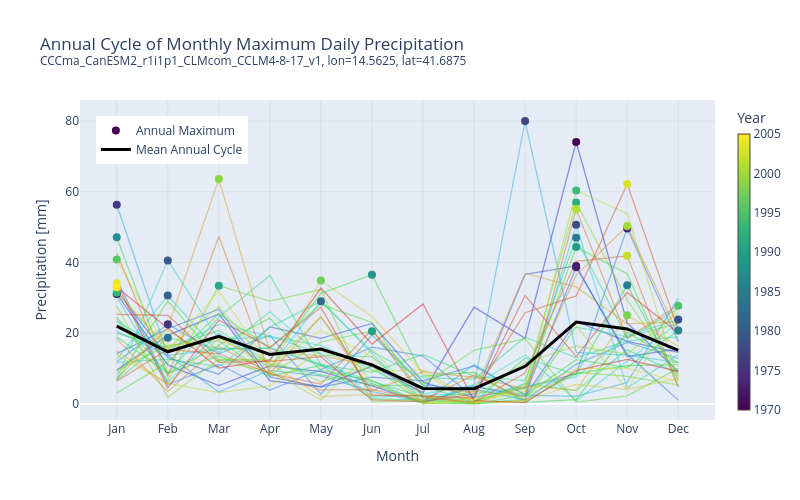

Write notebook code for a chart like this one.
### Code cell
# Annual cycle plot, highlight the annual maximum per year using a colored dot in the same color as the year lines
month_names = ['Jan', 'Feb', 'Mar', 'Apr', 'May', 'Jun', 'Jul', 'Aug', 'Sep', 'Oct', 'Nov', 'Dec']
annual_max_df = point_df.groupby('year').apply(lambda x: x.loc[x['rx1day'].idxmax()], include_groups=False).reset_index()
mean_cycle = point_df.groupby('month')['rx1day'].mean().reset_index()

years = sorted(point_df['year'].unique())
colors = [f'hsl({int(240 - 240 * (y - years[0]) / max(1, years[-1] - years[0]))}, 70%, 50%)' for y in years]
year_color = dict(zip(years, colors))

fig = go.Figure()

for year, color in zip(years, colors):
    year_data = point_df[point_df['year'] == year].sort_values('month')
    fig.add_trace(go.Scatter(
        x=year_data['month'],
        y=year_data['rx1day'],
        mode='lines',
        line=dict(color=color, width=1.25),
        opacity=0.5,
        name=str(year),
        showlegend=False,
        hovertemplate=f'{year}<br>Month: %{{x}}<br>%{{y:.1f}} mm<extra></extra>',
    ))

# Annual maxima dots
fig.add_trace(go.Scatter(
    x=annual_max_df['month'],
    y=annual_max_df['rx1day'],
    mode='markers',
    marker=dict(
        color=annual_max_df['year'],
        colorscale='Viridis',
        size=8,
        showscale=True,
        colorbar=dict(title='Year', thickness=12),
    ),
    name='Annual Maximum',
    hovertemplate='Year: %{marker.color}<br>Month: %{x}<br>%{y:.1f} mm<extra></extra>',
))

# Mean annual cycle
fig.add_trace(go.Scatter(
    x=mean_cycle['month'],
    y=mean_cycle['rx1day'],
    mode='lines',
    line=dict(color='black', width=3),
    name='Mean Annual Cycle',
))

fig.update_layout(
    title=dict(text=f'Annual Cycle of Monthly Maximum Daily Precipitation<br><sup>{point_df["member_id"].unique()[0]}, lon={point_df["lon"].iloc[0]}, lat={point_df["lat"].iloc[0]}</sup>'),
    xaxis=dict(
        title='Month',
        tickmode='array',
        tickvals=list(range(1, 13)),
        ticktext=month_names,
        showgrid=True, gridcolor='lightgrey', gridwidth=0.5,
    ),
    yaxis=dict(title='Precipitation [mm]', showgrid=True, gridcolor='lightgrey', gridwidth=0.5),
    legend=dict(x=0.025, y=0.95, xanchor='left', yanchor='top'),
    width=800,
    height=500,
)

fig.show()

### Figure 1 — Plotly figure (JSON) as saved in the notebook; plotly's stock layout.template omitted (floating-point values rounded to 4 significant figures)
{"data": [{"hovertemplate": "1970<br>Month: %{x}<br>%{y:.1f} mm<extra></extra>", "line": {"color": "hsl(240, 70%, 50%)", "width": 1.25}, "mode": "lines", "name": "1970", "opacity": 0.5, "showlegend": false, "type": "scatter", "x": [1, 2, 3, 4, 5, 6, 7, 8, 9, 10, 11, 12], "y": [9.63, 19.39, 25.47, 6.524, 4.944, 10.71, 3.204, 27.37, 18.56, 74.06, 22.94, 9.197]}, {"hovertemplate": "1971<br>Month: %{x}<br>%{y:.1f} mm<extra></extra>", "line": {"color": "hsl(233, 70%, 50%)", "width": 1.25}, "mode": "lines", "name": "1971", "opacity": 0.5, "showlegend": false, "type": "scatter", "x": [1, 2, 3, 4, 5, 6, 7, 8, 9, 10, 11, 12], "y": [31.1, 11.06, 5.224, 10.79, 9.171, 5.133, 0.2305, 5.006, 2.182, 23.33, 17.7, 14.6]}, {"hovertemplate": "1972<br>Month: %{x}<br>%{y:.1f} mm<extra></extra>", "line": {"color": "hsl(226, 70%, 50%)", "width": 1.25}, "mode": "lines", "name": "1972", "opacity": 0.5, "showlegend": false, "type": "scatter", "x": [1, 2, 3, 4, 5, 6, 7, 8, 9, 10, 11, 12], "y": [32.03, 13.14, 8.373, 21.8, 18.57, 22.76, 6.159, 1.777, 36.67, 39.02, 13.43, 15.49]}, {"hovertemplate": "1973<br>Month: %{x}<br>%{y:.1f} mm<extra></extra>", "line": {"color": "hsl(219, 70%, 50%)", "width": 1.25}, "mode": "lines", "name": "1973", "opacity": 0.5, "showlegend": false, "type": "scatter", "x": [1, 2, 3, 4, 5, 6, 7, 8, 9, 10, 11, 12], "y": [14.24, 21.29, 26.78, 7.666, 4.74, 7.58, 6.537, 10.76, 2.638, 38.67, 14.06, 1.095]}, {"hovertemplate": "1974<br>Month: %{x}<br>%{y:.1f} mm<extra></extra>", "line": {"color": "hsl(212, 70%, 50%)", "width": 1.25}, "mode": "lines", "name": "1974", "opacity": 0.5, "showlegend": false, "type": "scatter", "x": [1, 2, 3, 4, 5, 6, 7, 8, 9, 10, 11, 12], "y": [35.24, 5.521, 11.22, 3.943, 9.75, 16.05, 13.57, 1.895, 4.714, 8.575, 49.64, 17.7]}, {"hovertemplate": "1975<br>Month: %{x}<br>%{y:.1f} mm<extra></extra>", "line": {"color": "hsl(205, 70%, 50%)", "width": 1.25}, "mode": "lines", "name": "1975", "opacity": 0.5, "showlegend": false, "type": "scatter", "x": [1, 2, 3, 4, 5, 6, 7, 8, 9, 10, 11, 12], "y": [11.97, 22.55, 14.25, 19.37, 2.792, 19.51, 5.332, 4.281, 1.076, 11.21, 17.42, 12.86]}, {"hovertemplate": "1976<br>Month: %{x}<br>%{y:.1f} mm<extra></extra>", "line": {"color": "hsl(198, 70%, 50%)", "width": 1.25}, "mode": "lines", "name": "1976", "opacity": 0.5, "showlegend": false, "type": "scatter", "x": [1, 2, 3, 4, 5, 6, 7, 8, 9, 10, 11, 12], "y": [56.32, 13.82, 3.392, 9.53, 7.961, 3.475, 0.4775, 11.13, 2.484, 2.145, 6.065, 29.93]}, {"hovertemplate": "1977<br>Month: %{x}<br>%{y:.1f} mm<extra></extra>", "line": {"color": "hsl(192, 70%, 50%)", "width": 1.25}, "mode": "lines", "name": "1977", "opacity": 0.5, "showlegend": false, "type": "scatter", "x": [1, 2, 3, 4, 5, 6, 7, 8, 9, 10, 11, 12], "y": [20.51, 13.75, 15.46, 15.83, 10.9, 5.567, 0.4346, 5.44, 80.0, 14.59, 13.78, 11.71]}, {"hovertemplate": "1978<br>Month: %{x}<br>%{y:.1f} mm<extra></extra>", "line": {"color": "hsl(185, 70%, 50%)", "width": 1.25}, "mode": "lines", "name": "1978", "opacity": 0.5, "showlegend": false, "type": "scatter", "x": [1, 2, 3, 4, 5, 6, 7, 8, 9, 10, 11, 12], "y": [30.27, 6.256, 20.0, 10.17, 29.23, 14.23, 0.09961, 5.007, 2.721, 50.7, 4.508, 13.95]}, {"hovertemplate": "1979<br>Month: %{x}<br>%{y:.1f} mm<extra></extra>", "line": {"color": "hsl(178, 70%, 50%)", "width": 1.25}, "mode": "lines", "name": "1979", "opacity": 0.5, "showlegend": false, "type": "scatter", "x": [1, 2, 3, 4, 5, 6, 7, 8, 9, 10, 11, 12], "y": [23.39, 15.29, 22.48, 19.2, 14.31, 1.956, 2.456, 2.943, 4.834, 7.663, 19.35, 23.86]}, {"hovertemplate": "1980<br>Month: %{x}<br>%{y:.1f} mm<extra></extra>", "line": {"color": "hsl(171, 70%, 50%)", "width": 1.25}, "mode": "lines", "name": "1980", "opacity": 0.5, "showlegend": false, "type": "scatter", "x": [1, 2, 3, 4, 5, 6, 7, 8, 9, 10, 11, 12], "y": [7.221, 40.59, 18.26, 19.04, 16.58, 9.773, 2.898, 5.307, 13.84, 0.9629, 12.18, 22.93]}, {"hovertemplate": "1981<br>Month: %{x}<br>%{y:.1f} mm<extra></extra>", "line": {"color": "hsl(164, 70%, 50%)", "width": 1.25}, "mode": "lines", "name": "1981", "opacity": 0.5, "showlegend": false, "type": "scatter", "x": [1, 2, 3, 4, 5, 6, 7, 8, 9, 10, 11, 12], "y": [12.59, 30.67, 14.59, 26.05, 13.82, 13.31, 1.437, 0.08105, 1.387, 21.71, 19.08, 22.72]}, {"hovertemplate": "1982<br>Month: %{x}<br>%{y:.1f} mm<extra></extra>", "line": {"color": "hsl(157, 70%, 50%)", "width": 1.25}, "mode": "lines", "name": "1982", "opacity": 0.5, "showlegend": false, "type": "scatter", "x": [1, 2, 3, 4, 5, 6, 7, 8, 9, 10, 11, 12], "y": [11.78, 12.7, 10.57, 21.74, 29.06, 14.77, 7.369, 7.043, 18.88, 13.04, 17.83, 18.96]}, {"hovertemplate": "1983<br>Month: %{x}<br>%{y:.1f} mm<extra></extra>", "line": {"color": "hsl(150, 70%, 50%)", "width": 1.25}, "mode": "lines", "name": "1983", "opacity": 0.5, "showlegend": false, "type": "scatter", "x": [1, 2, 3, 4, 5, 6, 7, 8, 9, 10, 11, 12], "y": [6.577, 18.75, 15.63, 15.76, 11.29, 6.403, 2.014, 0.624, 5.814, 3.771, 15.32, 8.582]}, {"hovertemplate": "1984<br>Month: %{x}<br>%{y:.1f} mm<extra></extra>", "line": {"color": "hsl(144, 70%, 50%)", "width": 1.25}, "mode": "lines", "name": "1984", "opacity": 0.5, "showlegend": false, "type": "scatter", "x": [1, 2, 3, 4, 5, 6, 7, 8, 9, 10, 11, 12], "y": [24.51, 8.768, 24.56, 36.35, 11.01, 8.921, 14.01, 7.832, 6.59, 46.99, 18.47, 27.0]}, {"hovertemplate": "1985<br>Month: %{x}<br>%{y:.1f} mm<extra></extra>", "line": {"color": "hsl(137, 70%, 50%)", "width": 1.25}, "mode": "lines", "name": "1985", "opacity": 0.5, "showlegend": false, "type": "scatter", "x": [1, 2, 3, 4, 5, 6, 7, 8, 9, 10, 11, 12], "y": [19.96, 16.02, 20.82, 11.4, 8.229, 5.349, 5.09, 0.4932, 13.01, 8.269, 33.59, 6.776]}, {"hovertemplate": "1986<br>Month: %{x}<br>%{y:.1f} mm<extra></extra>", "line": {"color": "hsl(130, 70%, 50%)", "width": 1.25}, "mode": "lines", "name": "1986", "opacity": 0.5, "showlegend": false, "type": "scatter", "x": [1, 2, 3, 4, 5, 6, 7, 8, 9, 10, 11, 12], "y": [18.94, 8.692, 13.59, 7.897, 10.93, 1.44, 1.108, 0.1182, 2.396, 12.52, 10.37, 20.8]}, {"hovertemplate": "1987<br>Month: %{x}<br>%{y:.1f} mm<extra></extra>", "line": {"color": "hsl(123, 70%, 50%)", "width": 1.25}, "mode": "lines", "name": "1987", "opacity": 0.5, "showlegend": false, "type": "scatter", "x": [1, 2, 3, 4, 5, 6, 7, 8, 9, 10, 11, 12], "y": [47.11, 8.614, 16.68, 24.23, 9.501, 6.619, 0.2119, 0.03906, 1.01, 8.58, 10.85, 11.11]}, {"hovertemplate": "1988<br>Month: %{x}<br>%{y:.1f} mm<extra></extra>", "line": {"color": "hsl(116, 70%, 50%)", "width": 1.25}, "mode": "lines", "name": "1988", "opacity": 0.5, "showlegend": false, "type": "scatter", "x": [1, 2, 3, 4, 5, 6, 7, 8, 9, 10, 11, 12], "y": [6.688, 29.11, 12.34, 12.5, 31.24, 36.55, 7.864, 8.972, 0.4404, 1.244, 20.31, 11.62]}, {"hovertemplate": "1989<br>Month: %{x}<br>%{y:.1f} mm<extra></extra>", "line": {"color": "hsl(109, 70%, 50%)", "width": 1.25}, "mode": "lines", "name": "1989", "opacity": 0.5, "showlegend": false, "type": "scatter", "x": [1, 2, 3, 4, 5, 6, 7, 8, 9, 10, 11, 12], "y": [3.107, 11.83, 25.52, 15.98, 28.11, 23.07, 2.165, 1.018, 4.492, 44.35, 36.83, 4.851]}, {"hovertemplate": "1990<br>Month: %{x}<br>%{y:.1f} mm<extra></extra>", "line": {"color": "hsl(102, 70%, 50%)", "width": 1.25}, "mode": "lines", "name": "1990", "opacity": 0.5, "showlegend": false, "type": "scatter", "x": [1, 2, 3, 4, 5, 6, 7, 8, 9, 10, 11, 12], "y": [9.511, 16.57, 17.81, 8.266, 17.54, 20.6, 5.475, 15.18, 18.47, 0.5293, 2.296, 10.07]}, {"hovertemplate": "1991<br>Month: %{x}<br>%{y:.1f} mm<extra></extra>", "line": {"color": "hsl(96, 70%, 50%)", "width": 1.25}, "mode": "lines", "name": "1991", "opacity": 0.5, "showlegend": false, "type": "scatter", "x": [1, 2, 3, 4, 5, 6, 7, 8, 9, 10, 11, 12], "y": [23.95, 6.629, 33.46, 29.06, 32.36, 0.5889, 0.8623, 3.654, 2.196, 8.916, 7.784, 5.375]}, {"hovertemplate": "1992<br>Month: %{x}<br>%{y:.1f} mm<extra></extra>", "line": {"color": "hsl(89, 70%, 50%)", "width": 1.25}, "mode": "lines", "name": "1992", "opacity": 0.5, "showlegend": false, "type": "scatter", "x": [1, 2, 3, 4, 5, 6, 7, 8, 9, 10, 11, 12], "y": [27.71, 1.921, 12.71, 12.44, 6.357, 10.69, 0.2764, 0.2588, 5.557, 57.0, 29.41, 8.043]}, {"hovertemplate": "1993<br>Month: %{x}<br>%{y:.1f} mm<extra></extra>", "line": {"color": "hsl(82, 70%, 50%)", "width": 1.25}, "mode": "lines", "name": "1993", "opacity": 0.5, "showlegend": false, "type": "scatter", "x": [1, 2, 3, 4, 5, 6, 7, 8, 9, 10, 11, 12], "y": [31.48, 15.59, 27.52, 10.56, 24.68, 5.811, 0.06738, 1.817, 11.77, 16.33, 14.07, 25.92]}, {"hovertemplate": "1994<br>Month: %{x}<br>%{y:.1f} mm<extra></extra>", "line": {"color": "hsl(75, 70%, 50%)", "width": 1.25}, "mode": "lines", "name": "1994", "opacity": 0.5, "showlegend": false, "type": "scatter", "x": [1, 2, 3, 4, 5, 6, 7, 8, 9, 10, 11, 12], "y": [8.736, 20.77, 11.93, 9.306, 1.114, 15.47, 0.5703, 0.667, 3.272, 60.35, 53.88, 6.703]}, {"hovertemplate": "1995<br>Month: %{x}<br>%{y:.1f} mm<extra></extra>", "line": {"color": "hsl(68, 70%, 50%)", "width": 1.25}, "mode": "lines", "name": "1995", "opacity": 0.5, "showlegend": false, "type": "scatter", "x": [1, 2, 3, 4, 5, 6, 7, 8, 9, 10, 11, 12], "y": [13.83, 5.844, 3.244, 5.125, 15.14, 9.196, 9.64, 0.6934, 0.4521, 22.26, 3.96, 27.8]}, {"hovertemplate": "1996<br>Month: %{x}<br>%{y:.1f} mm<extra></extra>", "line": {"color": "hsl(61, 70%, 50%)", "width": 1.25}, "mode": "lines", "name": "1996", "opacity": 0.5, "showlegend": false, "type": "scatter", "x": [1, 2, 3, 4, 5, 6, 7, 8, 9, 10, 11, 12], "y": [40.84, 15.2, 31.89, 10.78, 20.86, 13.42, 0.0, 1.421, 3.71, 9.905, 10.16, 6.429]}, {"hovertemplate": "1997<br>Month: %{x}<br>%{y:.1f} mm<extra></extra>", "line": {"color": "hsl(54, 70%, 50%)", "width": 1.25}, "mode": "lines", "name": "1997", "opacity": 0.5, "showlegend": false, "type": "scatter", "x": [1, 2, 3, 4, 5, 6, 7, 8, 9, 10, 11, 12], "y": [31.62, 16.11, 19.18, 9.813, 34.9, 24.72, 8.759, 0.3584, 0.9922, 5.562, 4.159, 7.236]}, {"hovertemplate": "1998<br>Month: %{x}<br>%{y:.1f} mm<extra></extra>", "line": {"color": "hsl(48, 70%, 50%)", "width": 1.25}, "mode": "lines", "name": "1998", "opacity": 0.5, "showlegend": false, "type": "scatter", "x": [1, 2, 3, 4, 5, 6, 7, 8, 9, 10, 11, 12], "y": [15.0, 5.614, 18.56, 11.46, 2.099, 2.706, 2.414, 0.0791, 5.09, 3.853, 25.08, 16.3]}, {"hovertemplate": "1999<br>Month: %{x}<br>%{y:.1f} mm<extra></extra>", "line": {"color": "hsl(41, 70%, 50%)", "width": 1.25}, "mode": "lines", "name": "1999", "opacity": 0.5, "showlegend": false, "type": "scatter", "x": [1, 2, 3, 4, 5, 6, 7, 8, 9, 10, 11, 12], "y": [7.166, 21.61, 63.59, 14.73, 13.62, 11.07, 4.376, 3.391, 36.89, 33.09, 22.62, 23.2]}, {"hovertemplate": "2000<br>Month: %{x}<br>%{y:.1f} mm<extra></extra>", "line": {"color": "hsl(34, 70%, 50%)", "width": 1.25}, "mode": "lines", "name": "2000", "opacity": 0.5, "showlegend": false, "type": "scatter", "x": [1, 2, 3, 4, 5, 6, 7, 8, 9, 10, 11, 12], "y": [18.43, 3.554, 16.26, 8.714, 24.66, 3.771, 9.152, 7.509, 4.305, 36.43, 50.3, 19.6]}, {"hovertemplate": "2001<br>Month: %{x}<br>%{y:.1f} mm<extra></extra>", "line": {"color": "hsl(27, 70%, 50%)", "width": 1.25}, "mode": "lines", "name": "2001", "opacity": 0.5, "showlegend": false, "type": "scatter", "x": [1, 2, 3, 4, 5, 6, 7, 8, 9, 10, 11, 12], "y": [42.71, 7.764, 47.35, 8.546, 3.964, 4.073, 1.037, 8.216, 1.153, 55.09, 18.66, 27.93]}, {"hovertemplate": "2002<br>Month: %{x}<br>%{y:.1f} mm<extra></extra>", "line": {"color": "hsl(20, 70%, 50%)", "width": 1.25}, "mode": "lines", "name": "2002", "opacity": 0.5, "showlegend": false, "type": "scatter", "x": [1, 2, 3, 4, 5, 6, 7, 8, 9, 10, 11, 12], "y": [6.438, 15.44, 14.2, 8.561, 5.623, 21.12, 1.828, 0.459, 8.764, 40.33, 41.88, 4.845]}, {"hovertemplate": "2003<br>Month: %{x}<br>%{y:.1f} mm<extra></extra>", "line": {"color": "hsl(13, 70%, 50%)", "width": 1.25}, "mode": "lines", "name": "2003", "opacity": 0.5, "showlegend": false, "type": "scatter", "x": [1, 2, 3, 4, 5, 6, 7, 8, 9, 10, 11, 12], "y": [25.35, 25.06, 11.83, 12.05, 13.36, 1.197, 0.6484, 2.843, 25.8, 30.55, 62.2, 20.96]}, {"hovertemplate": "2004<br>Month: %{x}<br>%{y:.1f} mm<extra></extra>", "line": {"color": "hsl(6, 70%, 50%)", "width": 1.25}, "mode": "lines", "name": "2004", "opacity": 0.5, "showlegend": false, "type": "scatter", "x": [1, 2, 3, 4, 5, 6, 7, 8, 9, 10, 11, 12], "y": [34.13, 4.587, 23.74, 15.94, 27.33, 2.455, 2.275, 1.655, 30.66, 13.4, 31.54, 20.13]}, {"hovertemplate": "2005<br>Month: %{x}<br>%{y:.1f} mm<extra></extra>", "line": {"color": "hsl(0, 70%, 50%)", "width": 1.25}, "mode": "lines", "name": "2005", "opacity": 0.5, "showlegend": false, "type": "scatter", "x": [1, 2, 3, 4, 5, 6, 7, 8, 9, 10, 11, 12], "y": [33.03, 21.39, 10.17, 12.43, 32.76, 16.93, 28.27, 0.9902, 0.4062, 9.454, 12.62, 9.211]}, {"hovertemplate": "Year: %{marker.color}<br>Month: %{x}<br>%{y:.1f} mm<extra></extra>", "marker": {"color": [1970, 1971, 1972, 1973, 1974, 1975, 1976, 1977, 1978, 1979, 1980, 1981, 1982, 1983, 1984, 1985, 1986, 1987, 1988, 1989, 1990, 1991, 1992, 1993, 1994, 1995, 1996, 1997, 1998, 1999, 2000, 2001, 2002, 2003, 2004, 2005], "colorbar": {"thickness": 12, "title": {"text": "Year"}}, "colorscale": [[0, "#440154"], [0.1111, "#482878"], [0.2222, "#3e4989"], [0.3333, "#31688e"], [0.4444, "#26828e"], [0.5556, "#1f9e89"], [0.6667, "#35b779"], [0.7778, "#6ece58"], [0.8889, "#b5de2b"], [1, "#fde725"]], "showscale": true, "size": 8}, "mode": "markers", "name": "Annual Maximum", "type": "scatter", "x": [10, 1, 10, 10, 11, 2, 1, 9, 10, 12, 2, 2, 5, 2, 10, 11, 12, 1, 6, 10, 6, 3, 10, 1, 10, 12, 1, 5, 11, 3, 11, 10, 11, 11, 1, 1], "y": [74.06, 31.1, 39.02, 38.67, 49.64, 22.55, 56.32, 80.0, 50.7, 23.86, 40.59, 30.67, 29.06, 18.75, 46.99, 33.59, 20.8, 47.11, 36.55, 44.35, 20.6, 33.46, 57.0, 31.48, 60.35, 27.8, 40.84, 34.9, 25.08, 63.59, 50.3, 55.09, 41.88, 62.2, 34.13, 33.03]}, {"line": {"color": "black", "width": 3}, "mode": "lines", "name": "Mean Annual Cycle", "type": "scatter", "x": [1, 2, 3, 4, 5, 6, 7, 8, 9, 10, 11, 12], "y": [22.03, 14.76, 19.13, 13.99, 15.51, 11.03, 4.398, 4.342, 10.65, 23.18, 21.23, 15.15]}], "layout": {"height": 500, "legend": {"x": 0.025, "xanchor": "left", "y": 0.95, "yanchor": "top"}, "title": {"text": "Annual Cycle of Monthly Maximum Daily Precipitation<br><sup>CCCma_CanESM2_r1i1p1_CLMcom_CCLM4-8-17_v1, lon=14.5625, lat=41.6875</sup>"}, "width": 800, "xaxis": {"gridcolor": "lightgrey", "gridwidth": 0.5, "showgrid": true, "tickmode": "array", "ticktext": ["Jan", "Feb", "Mar", "Apr", "May", "Jun", "Jul", "Aug", "Sep", "Oct", "Nov", "Dec"], "tickvals": [1, 2, 3, 4, 5, 6, 7, 8, 9, 10, 11, 12], "title": {"text": "Month"}}, "yaxis": {"gridcolor": "lightgrey", "gridwidth": 0.5, "showgrid": true, "title": {"text": "Precipitation [mm]"}}}}
